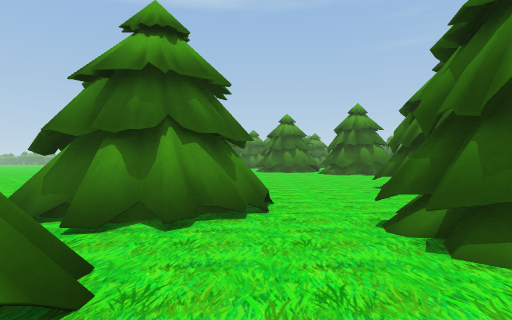
View 1 (above)

24 first-person views from a walk through a 3-D level made in the Unity game engine. The camera is 1.4 m above the floor, looks level and sees 80° across. The floor is counted in squares, 2 m on a side. Each view is taken from the middle of a square. On the plan, view 1 faces up. The plan holds only what a view shows up to about 10 squares ahead; the rest is blank. The place goes on beyond the plan. The player is left out. Some animated figures are left out.

View 2
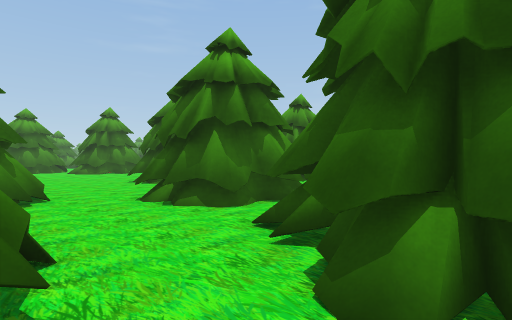

View 3
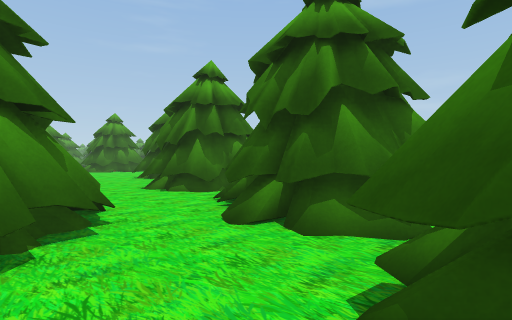

View 4
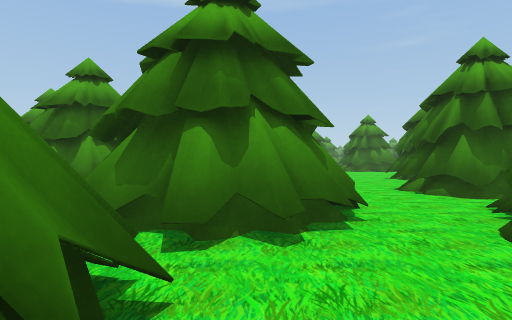

View 5
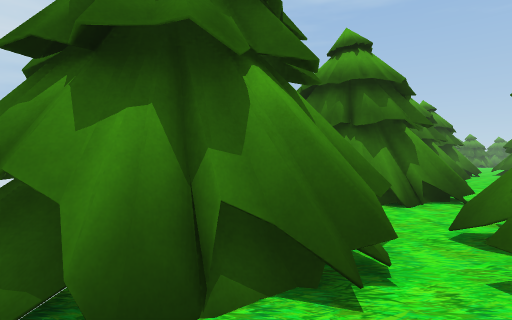

View 6
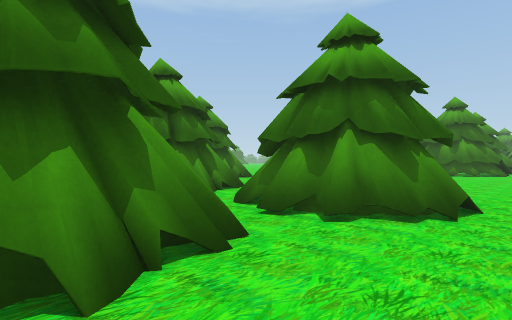

View 7
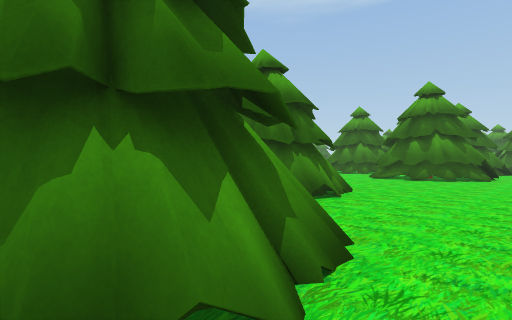

View 8
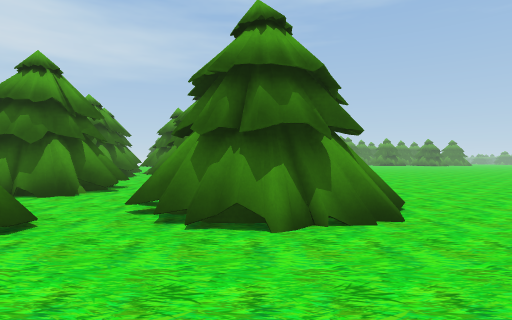

View 9
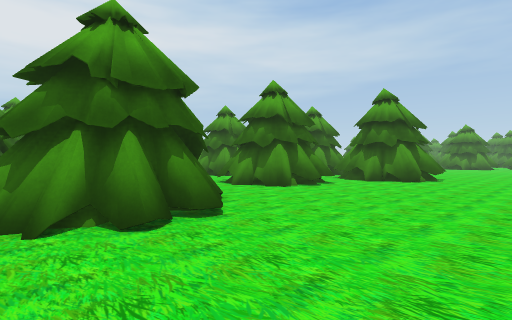

View 10
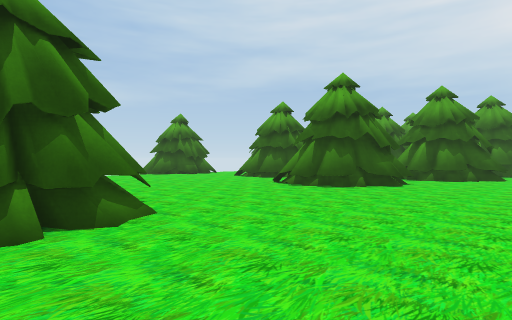

View 11
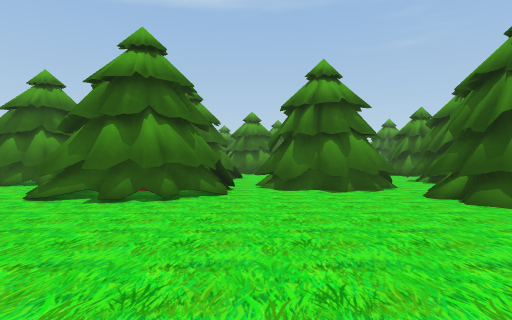

View 12
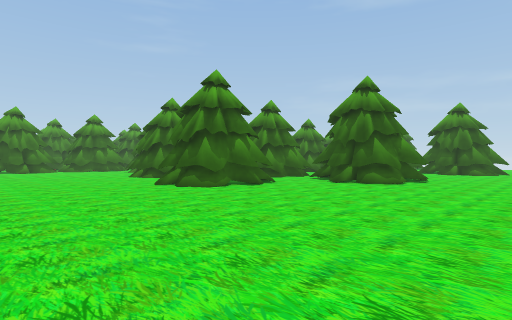

View 13
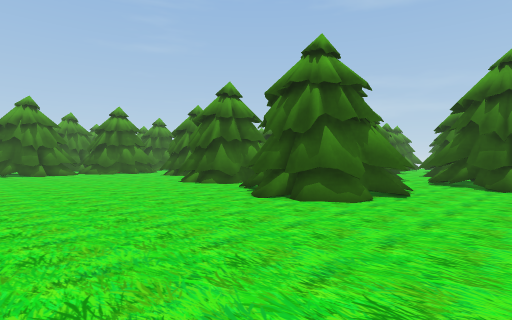

View 14
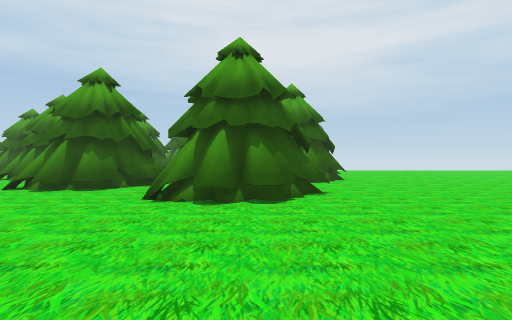

View 15
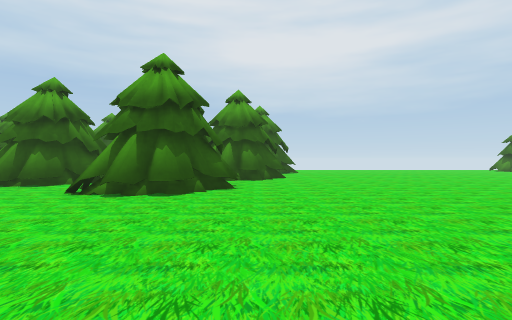

View 16
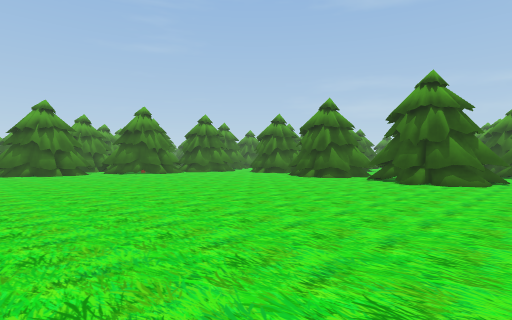

View 17
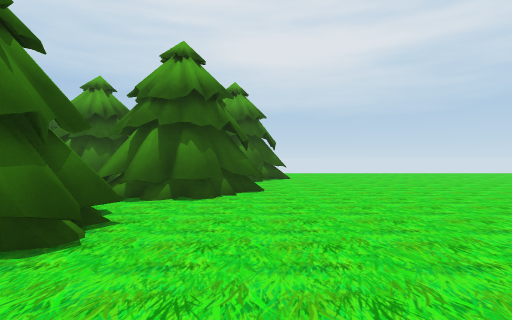

View 18
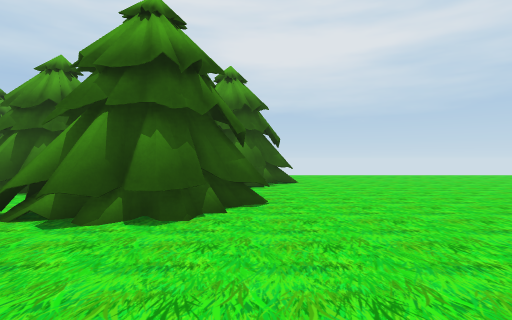

View 19
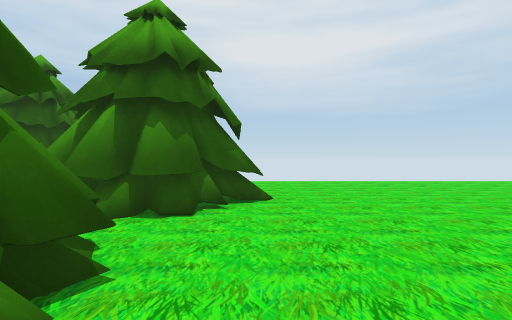

View 20
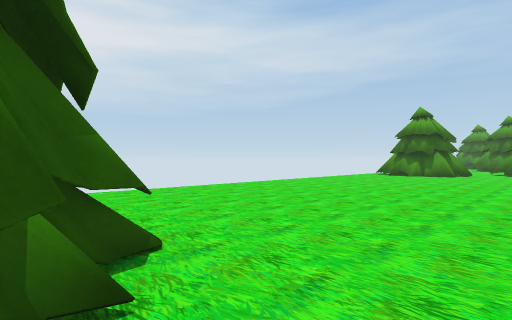

View 21
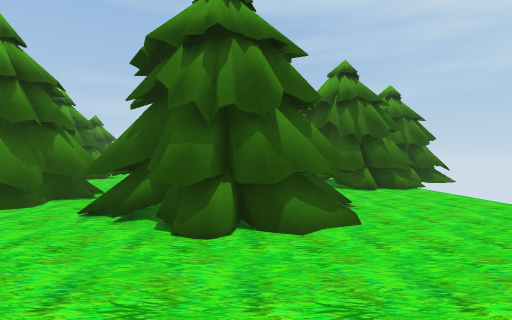

View 22
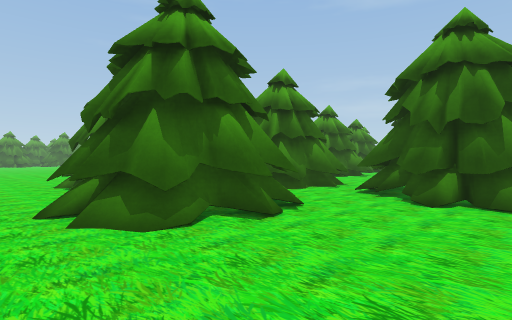

View 23
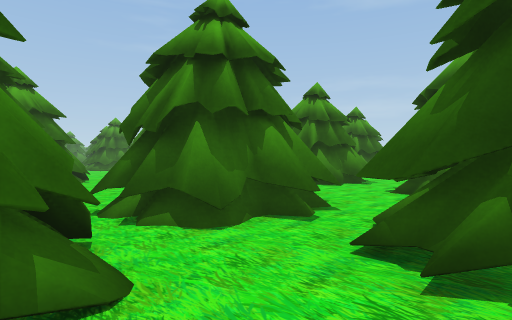

View 24
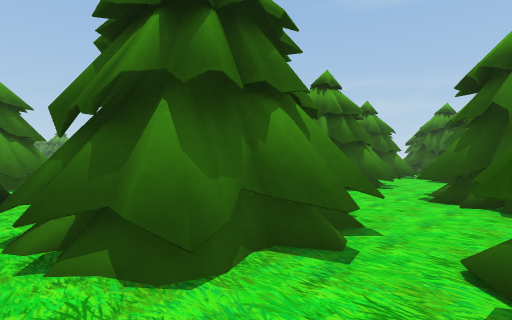

### Floor plan
Key: @ floor where view 1 was taken; # wall or solid block; x gap in a wall; . main floor; : floor 0.25 m higher than the main floor.
Columns run from 29 left of view 1 to 7 right of it. Each row starts with its distance up from view 1.
 28             ...  ..
 27             .... ...
 26             .........
 25             ..........#
 24             ..........#
 23             ..........##
 22            ...........#
 21            ..........##
 20            ..........#    #       ##
 19            ..........###...x #   .##
 18            ...............#######..
 17            ..............####.##..
 16             .............####....#
 15            ......................#
 14           .......................##
 13          ............................
 12          ............................
 11         .......##....................
 10        .......####.......##..........
  9       ........####.##...###......###.
  8       ........###.####..  #.....####
  7       ........x...# ##..........##
  6        ......###..  #......##....
  5       ......####... ..###.####...
  4      .......### ....  ###.####.:#
  3      ........##.###.. ###..#...##
  2 ............###.####...#.. #...###
  1 ...........####.###...... ###...#
  0  ..........####..x...###.####@.##
 -1   ..........##...##.## #.####.##
 -2    .............##       #....##
 -3     ............#        ##...#
 -4     ............#         #.###
 -5                 #         #

Where each view was taken, in squares from view 1:
view 1: 0 up, 0 right, facing up
view 2: 2 down, 1 left, facing up-right
view 3: 4 down, 2 left, facing up-right
view 4: 4 down, 2 left, facing up
view 5: 3 down, 1 left, facing left
view 6: 0 up, 1 right, facing up-left
view 7: 4 up, 1 right, facing up-left
view 8: 9 up, 1 right, facing left
view 9: 14 up, 2 left, facing down-left
view 10: 16 up, 0 right, facing down-right
view 11: 10 up, 0 right, facing up
view 12: 12 up, 13 left, facing up-right
view 13: 16 up, 13 left, facing up-right
view 14: 16 up, 14 left, facing down
view 15: 17 up, 16 left, facing down
view 16: 17 up, 18 left, facing up-right
view 17: 12 up, 17 left, facing down
view 18: 10 up, 17 left, facing down
view 19: 6 up, 18 left, facing down
view 20: 3 up, 17 left, facing down-left
view 21: 0 up, 21 left, facing right
view 22: 4 down, 19 left, facing up-right
view 23: 2 down, 15 left, facing up-right
view 24: 1 down, 14 left, facing up-right
